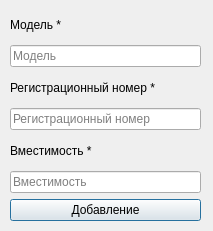
<?xml version="1.0" encoding="UTF-8"?>
<ui version="4.0">
 <class>Dialog</class>
 <widget class="QDialog" name="Dialog">
  <property name="geometry">
   <rect>
    <x>0</x>
    <y>0</y>
    <width>213</width>
    <height>231</height>
   </rect>
  </property>
  <property name="windowTitle">
   <string>Добавление самолёта</string>
  </property>
  <widget class="QWidget" name="layoutWidget">
   <property name="geometry">
    <rect>
     <x>10</x>
     <y>10</y>
     <width>191</width>
     <height>211</height>
    </rect>
   </property>
   <layout class="QVBoxLayout" name="verticalLayout">
    <item>
     <widget class="QLabel" name="model_lbl">
      <property name="text">
       <string>Модель *</string>
      </property>
     </widget>
    </item>
    <item>
     <widget class="QLineEdit" name="model_lineEdit">
      <property name="placeholderText">
       <string>Модель</string>
      </property>
     </widget>
    </item>
    <item>
     <widget class="QLabel" name="number_label_2">
      <property name="text">
       <string>Регистрационный номер *</string>
      </property>
     </widget>
    </item>
    <item>
     <widget class="QLineEdit" name="number_lineEdit_2">
      <property name="placeholderText">
       <string>Регистрационный номер</string>
      </property>
     </widget>
    </item>
    <item>
     <widget class="QLabel" name="size_label_3">
      <property name="text">
       <string>Вместимость *</string>
      </property>
     </widget>
    </item>
    <item>
     <widget class="QLineEdit" name="size_lineEdit_3">
      <property name="placeholderText">
       <string>Вместимость</string>
      </property>
     </widget>
    </item>
    <item>
     <widget class="QPushButton" name="pushButton">
      <property name="text">
       <string>Добавление</string>
      </property>
     </widget>
    </item>
   </layout>
  </widget>
 </widget>
 <resources/>
 <connections/>
</ui>
